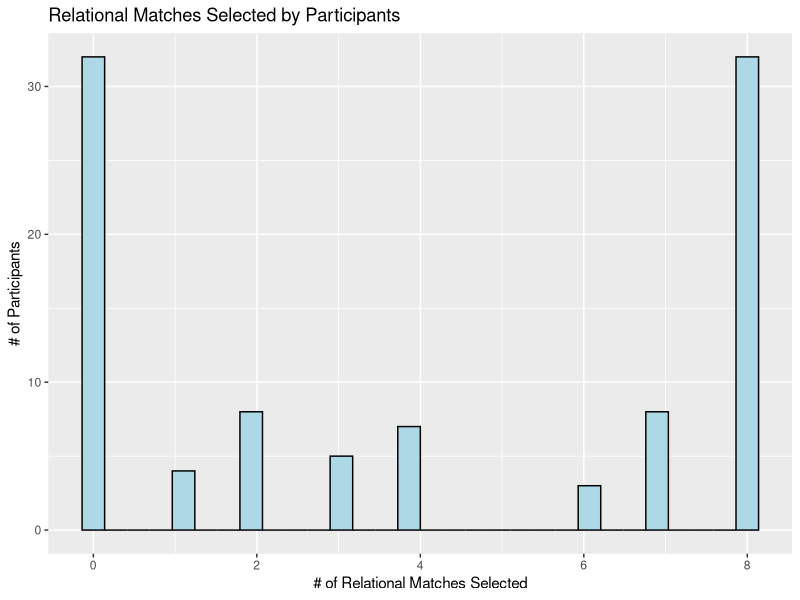
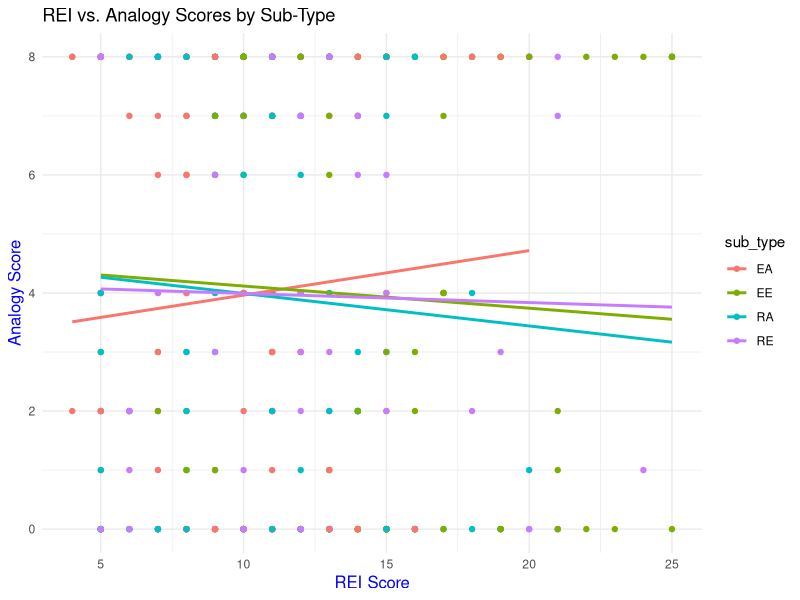

These charts were generated, in order, by the following R code:
## ---- chunk 1
library(tidyverse)
## ---- chunk 2
help("tidyverse")
## ---- chunk 3
library(dplyr)
getwd()
match_trials <- read_csv("tidy_data/MFIndD_analogy.csv")
## ---- chunk 4
glimpse(match_trials)
## ---- chunk 5
people <- match_trials %>%
  distinct(qualtrics_id) %>%
  nrow()
people
## ---- chunk 6
trial_counts <- match_trials %>%
  count(qualtrics_id) %>%
  pull(n) %>%
  n_distinct()

trial_counts == 1
## ---- chunk 7
summary_match_trials <- match_trials %>%
  group_by(qualtrics_id) %>%
  summarize(relational_match_count = sum(response_type == "Rel"))

head(summary_match_trials)
## ---- chunk 8
summary_match_trials %>%
  ggplot(aes(x = relational_match_count)) +
  geom_histogram(bindwidth = 1,
                 color = "black", fill = "lightblue") +
  labs(x = "# of Relational Matches Selected",
       y = "# of Participants",
       title = "Relational Matches Selected by Participants")
## ---- chunk 9
reshaped_match_trials <- match_trials %>%
  select(qualtrics_id,
         trial_number,
         response_type) %>%
pivot_wider(names_from = trial_number,
              values_from = response_type,
              names_prefix = "trial") %>%
  drop_na

head(reshaped_match_trials)
## ---- chunk 10
rei_data <- read_csv("tidy_data/MFIndD_REI.csv")

head(rei_data)
## ---- chunk 11
rei_data <- rei_data %>%
  mutate(numeric_response = case_when(
    response == "Strongly Disagree" ~ 1,
    response == "Strongly Agree" ~ 5,
    !is.na(as.numeric(response)) ~ as.numeric(response),
    TRUE ~ NA_real_
  ))

head(rei_data)
## ---- chunk 12
rei_data %>%
  distinct(response)
## ---- chunk 13
rei_data <- rei_data %>%
  mutate(new_scored_response = if_else(!is.na(rev_scoring),
                                      6 - numeric_response,
                                      numeric_response))
head(rei_data)
## ---- chunk 14
comparison <- rei_data %>%
  filter(new_scored_response != scored_response) 

print(comparison)
## ---- chunk 15
rei_data <- rei_data %>%
  mutate(new_scored_response = ifelse(rev_scoring == "neg", 6 - new_scored_response, new_scored_response))

rei_summary <- rei_data %>%
  group_by(qualtrics_id, sub_type) %>%
  summarize(score = sum(new_scored_response, na.rm = TRUE), .groups = 'drop')

print(rei_summary)
## ---- chunk 16
rei_na_scores <- rei_summary %>%
  filter(is.na(score))

print(rei_na_scores)
## ---- chunk 17
combined_summary <- rei_summary %>%
  left_join(summary_match_trials, by = "qualtrics_id")

print(combined_summary)
## ---- chunk 18

ggplot(combined_summary, aes(x = score, y = relational_match_count, color = sub_type)) +
  geom_point() +
  geom_smooth(method = "lm", se = FALSE) + 
  labs(x = "REI Score", 
       y = "Analogy Score",
       title = "REI vs. Analogy Scores by Sub-Type") +
  theme_minimal() +
  theme(axis.title.x = element_text(color = "blue", size = 12),
        axis.title.y = element_text(color = "blue", size = 12))
